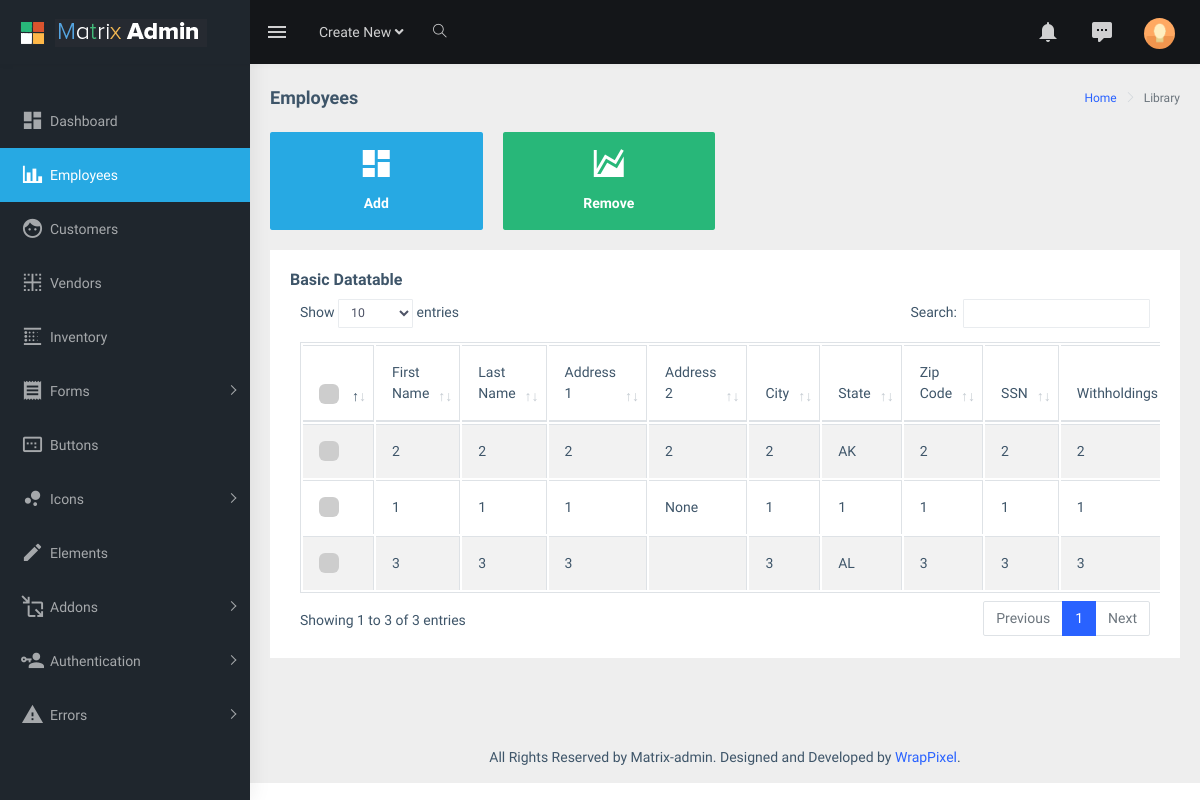
/employees/, run on an earlier commit of the app's database.
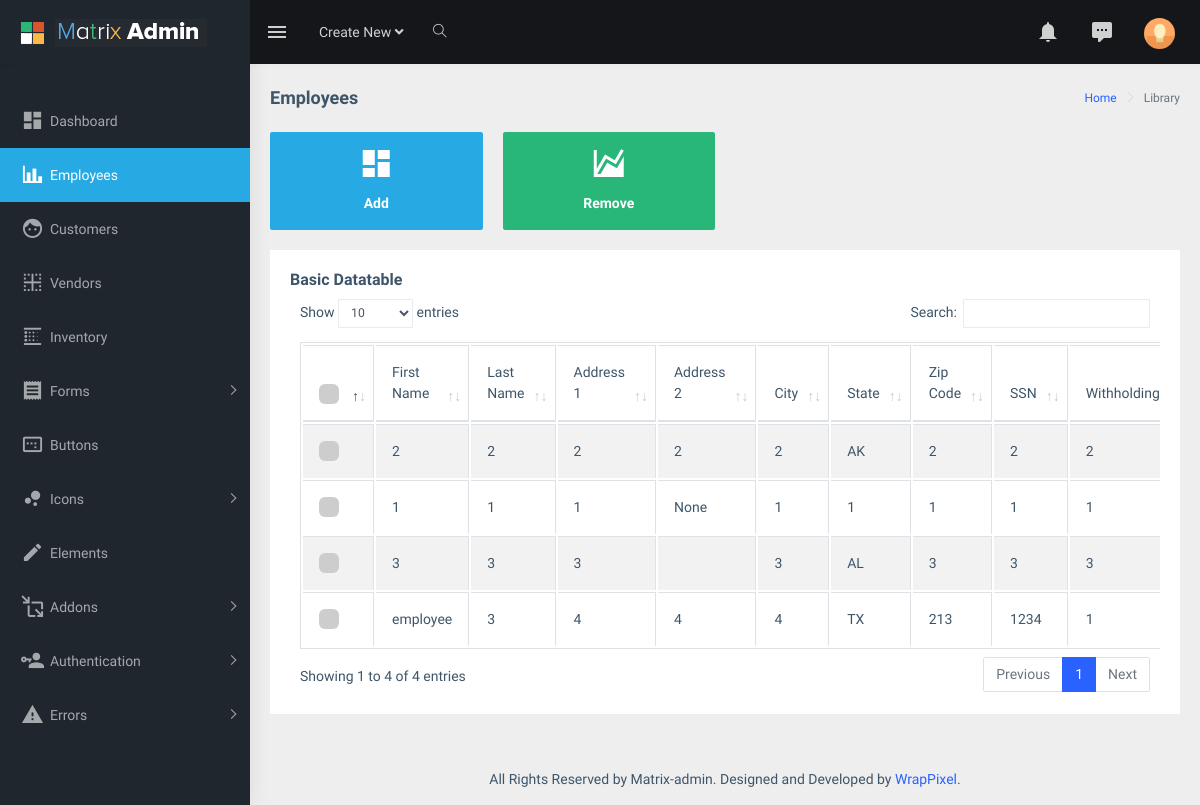
And on a later commit of the database.
### dashboard/models.py (models this page shows, shortened)
class employee(models.Model):
    fname = models.CharField(max_length=25)
    lname = models.CharField(max_length=25)
    add1 = models.CharField(max_length=50)
    add2 = models.CharField(max_length=10, null=True, blank=True)
    city = models.CharField(max_length=20)
    state = models.CharField(max_length=20)
    zipcode = models.IntegerField()
    ssn = models.CharField(max_length=18)
    withholding = models.IntegerField()
    salary = models.CharField(max_length=25)
    employer = models.ForeignKey(User, on_delete=models.CASCADE, null=True, blank=True)

### dashboard/views.py (the view)
# urls.py: path('employees/', views.employees, name="dashboard-employees"),
def employees(request):
    if request.method == 'POST':
        form = addEmployee(request.POST)
        if form.is_valid():
            state = form.cleaned_data.get('state')
            print("state", state)
            form.save()
            fname = form.cleaned_data.get('fname')
            lname = form.cleaned_data.get('lname')
            messages.success(request, f'{fname} {lname} added to employees')
    else:
        form = addEmployee()
    context = {
        'form': form,
        'employees': employee.objects.all().values()
    }
    return render(request, 'dashboard/employees.html', context)

### dashboard/templates/dashboard/employees.html (shortened to what this page needs)
{% extends "dashboard/base.html" %}
{% load static %}
{% load crispy_forms_tags %}
{% block content %}
             <div class="page-breadcrumb">
                <div class="row">
                    <div class="col-12 d-flex no-block align-items-center">
                        <h4 class="page-title">Employees</h4>
                        <div class="ml-auto text-right">
                            <nav aria-label="breadcrumb">
                                <ol class="breadcrumb">
                                    <li class="breadcrumb-item"><a href="#">Home</a></li>
                                    <li class="breadcrumb-item active" aria-current="page">Library</li>
                                </ol>
                            </nav>
                        </div>
                    </div>
                </div>
            </div>
            <div class="container-fluid">
                <div class="row">
                    <div class="col-md-6 col-lg-3 col-xlg-3">
                        <div class="card card-hover">
                            <div class="box bg-cyan text-center" onclick="showForm('form1')">
                                <h1 class="font-light text-white"><i class="mdi mdi-view-dashboard"></i></h1>
                                <h6 class="text-white">Add</h6>
                            </div>
                        </div>
                    </div>
                    <div class="col-md-6 col-lg-3 col-xlg-3">
                        <div class="card card-hover">
                            <div class="box bg-success text-center" onclick="showForm('form2')">
                                <h1 class="font-light text-white"><i class="mdi mdi-chart-areaspline"></i></h1>
                                <h6 class="text-white">Remove</h6>
                            </div>
                        </div>
                    </div>
                </div>
                <div class="row">
                    <div class="col-12">
                        <div class="card">
                            <div class="card-body">
                                <h5 class="card-title">Basic Datatable</h5>
                                <div class="table-responsive">
                                    <table id="zero_config" class="table table-striped table-bordered">
                                        <thead>
                                            <tr>
                                                <th>
                                                    <label class="customcheckbox m-b-20">
                                                    <span class="checkmark"></span>
                                                    </label>
                                                </th>
                                                <th>First Name</th>
                                                <th>Last Name</th>
                                                <th>Address 1</th>
                                                <th>Address 2</th>
                                                <th>City</th>
                                                <th>State</th>
                                                <th>Zip Code</th>
                                                <th>SSN</th>
                                                <th>Withholdings</th>
                                            </tr>
                                        </thead>
                                        <tbody>
                                            {% for employee in employees %}
                                            <tr>
                                                <th>
                                                    <label class="customcheckbox">
                                                        <span class="checkmark"></span>
                                                    </label>
                                                </th>
                                                {% for key,value in employee.items %}
                                                    {% if key != 'id' and key != 'employer_id' %}
                                                        <td>{{ value }}</td>
                                                    {% endif %}
                                                {% endfor %}
                                            </tr>
                                            {% endfor %}
                                        </tbody>
                                    </table>
                                </div>
                            </div>
                        </div>
                    </div>
                </div>
            </div>
{% endblock content %}

### dashboard/templates/dashboard/base.html (shortened to what this page needs)
{% extends "users/base.html" %}
{% load static %}
{% load crispy_forms_tags %}
{% block mainwrapper %}
    <div id="main-wrapper">
        <header class="topbar" data-navbarbg="skin5">
            <nav class="navbar top-navbar navbar-expand-md navbar-dark">
                <div class="navbar-header" data-logobg="skin5">
                    <a class="navbar-brand" href='dashboard/home.html'>
                        <b class="logo-icon p-l-10">
                            <img src="{% static 'dashboard/assets/images/logo-icon.png' %}" alt="homepage" class="light-logo" />
                        </b>
                        <span class="logo-text">
                             <img src="{% static 'dashboard/assets/images/logo-text.png' %}" alt="homepage" class="light-logo" />
                        </span>
                    </a>
                </div>
                <div class="navbar-collapse collapse" id="navbarSupportedContent" data-navbarbg="skin5">
                    <ul class="navbar-nav float-left mr-auto">
                        <li class="nav-item d-none d-md-block"><a class="nav-link sidebartoggler waves-effect waves-light" href="javascript:void(0)" data-sidebartype="mini-sidebar"><i class="mdi mdi-menu font-24"></i></a></li>
                        <li class="nav-item dropdown">
                            <a class="nav-link dropdown-toggle" href="#" id="navbarDropdown" role="button" data-toggle="dropdown" aria-haspopup="true" aria-expanded="false">
                             <span class="d-none d-md-block">Create New <i class="fa fa-angle-down"></i></span>
                            </a>
                        </li>
                        <li class="nav-item search-box"> <a class="nav-link waves-effect waves-dark" href="javascript:void(0)"><i class="ti-search"></i></a>
                        </li>
                    </ul>
                    <ul class="navbar-nav float-right">
                        <li class="nav-item dropdown">
                            <a class="nav-link dropdown-toggle waves-effect waves-dark" href="" data-toggle="dropdown" aria-haspopup="true" aria-expanded="false"> <i class="mdi mdi-bell font-24"></i>
                            </a>
                        </li>
                        <li class="nav-item dropdown">
                            <a class="nav-link dropdown-toggle waves-effect waves-dark" href="" id="2" data-toggle="dropdown" aria-haspopup="true" aria-expanded="false"> <i class="font-24 mdi mdi-comment-processing"></i>
                            </a>
                        </li>
                        <li class="nav-item dropdown">
                            <a class="nav-link dropdown-toggle text-muted waves-effect waves-dark pro-pic" href="" data-toggle="dropdown" aria-haspopup="true" aria-expanded="false"><img src="{% static 'dashboard/assets/images/users/1.jpg' %}" alt="user" class="rounded-circle" width="31"></a>
                        </li>
                    </ul>
                </div>
            </nav>
        </header>
        <aside class="left-sidebar" data-sidebarbg="skin5">
            <div class="scroll-sidebar">
                <nav class="sidebar-nav">
                    <ul id="sidebarnav" class="p-t-30">
                        <li class="sidebar-item"> <a class="sidebar-link waves-effect waves-dark sidebar-link" href="{% url 'dashboard-home' %}" aria-expanded="false"><i class="mdi mdi-view-dashboard"></i><span class="hide-menu">Dashboard</span></a></li>
                        <li class="sidebar-item"> <a class="sidebar-link waves-effect waves-dark sidebar-link" href="{% url 'dashboard-employees' %}" aria-expanded="false"><i class="mdi mdi-chart-bar"></i><span class="hide-menu">Employees</span></a></li>
                        <li class="sidebar-item"> <a class="sidebar-link waves-effect waves-dark sidebar-link" href="{% url 'dashboard-customers' %}" aria-expanded="false"><i class="mdi mdi-face"></i><span class="hide-menu">Customers</span></a></li>
                        <li class="sidebar-item"> <a class="sidebar-link waves-effect waves-dark sidebar-link" href="{% url 'dashboard-vendors' %}" aria-expanded="false"><i class="mdi mdi-border-inside"></i><span class="hide-menu">Vendors</span></a></li>
                        <li class="sidebar-item"> <a class="sidebar-link waves-effect waves-dark sidebar-link" href="{% url 'dashboard-inventory' %}" aria-expanded="false"><i class="mdi mdi-blur-linear"></i><span class="hide-menu">Inventory</span></a></li>
                        <li class="sidebar-item"> <a class="sidebar-link has-arrow waves-effect waves-dark" href="javascript:void(0)" aria-expanded="false"><i class="mdi mdi-receipt"></i><span class="hide-menu">Forms </span></a>
                        </li>
                        <li class="sidebar-item"> <a class="sidebar-link waves-effect waves-dark sidebar-link" href="pages-buttons.html" aria-expanded="false"><i class="mdi mdi-relative-scale"></i><span class="hide-menu">Buttons</span></a></li>
                        <li class="sidebar-item"> <a class="sidebar-link has-arrow waves-effect waves-dark" href="javascript:void(0)" aria-expanded="false"><i class="mdi mdi-chart-bubble"></i><span class="hide-menu">Icons </span></a>
                        </li>
                        <li class="sidebar-item"> <a class="sidebar-link waves-effect waves-dark sidebar-link" href="pages-elements.html" aria-expanded="false"><i class="mdi mdi-pencil"></i><span class="hide-menu">Elements</span></a></li>
                        <li class="sidebar-item"> <a class="sidebar-link has-arrow waves-effect waves-dark" href="javascript:void(0)" aria-expanded="false"><i class="mdi mdi-move-resize-variant"></i><span class="hide-menu">Addons </span></a>
                        </li>
                        <li class="sidebar-item"> <a class="sidebar-link has-arrow waves-effect waves-dark" href="javascript:void(0)" aria-expanded="false"><i class="mdi mdi-account-key"></i><span class="hide-menu">Authentication </span></a>
                        </li>
                        <li class="sidebar-item"> <a class="sidebar-link has-arrow waves-effect waves-dark" href="javascript:void(0)" aria-expanded="false"><i class="mdi mdi-alert"></i><span class="hide-menu">Errors </span></a>
                        </li>
                    </ul>
                </nav>
            </div>
        </aside>
        <div class="page-wrapper">
            {% block content %}{% endblock %}
            <footer class="footer text-center">
                All Rights Reserved by Matrix-admin. Designed and Developed by <a href="https://wrappixel.com">WrapPixel</a>.
            </footer>
        </div>
    </div>
{% endblock mainwrapper%}

### users/templates/users/base.html (shortened to what this page needs)
{% load static %}
<!DOCTYPE html>
<html dir="ltr" lang="en">
<head>
    <link rel="stylesheet" type="text/css" href="{% static 'dashboard/assets/extra-libs/multicheck/multicheck.css' %}">
    <link href="{% static 'dashboard/assets/libs/datatables.net-bs4/css/dataTables.bootstrap4.css' %}" rel="stylesheet">
    <link href="{% static 'dashboard/dist/css/style.min.css' %}" rel="stylesheet">
</head>
<body>
    {% block mainwrapper %}{% endblock mainwrapper%}
</body>
</html>

### dashboard/static/dashboard/assets/extra-libs/multicheck/multicheck.css (style rules this page uses)
.customcheckbox { display: block; position: relative; padding-left: 24px; font-weight: 100; cursor: pointer; font-size: 22px; -webkit-user-select: none; -moz-user-select: none; -ms-user-select: none; user-select: none; }
.checkmark { position: absolute; top: 0; left: 0; height: 20px; width: 20px; background-color: #CDCDCD; border-radius: 6px; }
.checkmark:after { content: ""; position: absolute; display: none; }
.customcheckbox .checkmark:after { left: 8px; top: 4px; width: 5px; height: 10px; border: solid white; border-width: 0 3px 3px 0; -webkit-transform: rotate(45deg); -ms-transform: rotate(45deg); transform: rotate(45deg); }

What changed in the data, as far as the page shows it:
added employee: employee "employee" "3" "4" "4" "4" "TX" "213" "1234" "1"
Also different on the page:
text written by a page script: "Show entries Search: Showing 1 to 3 of 3 entries Previous 1 Next" → "Show entries Search: Showing 1 to 4 of 4 entries Previous 1 Next"
